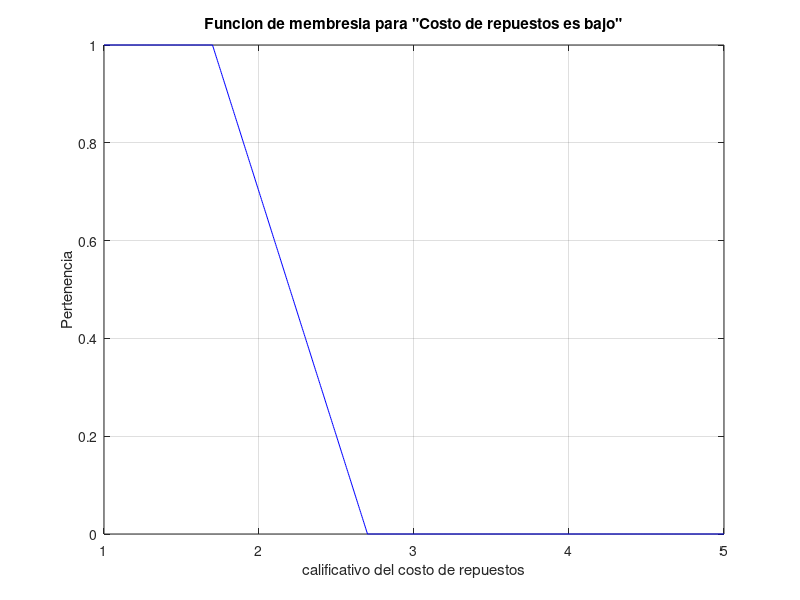
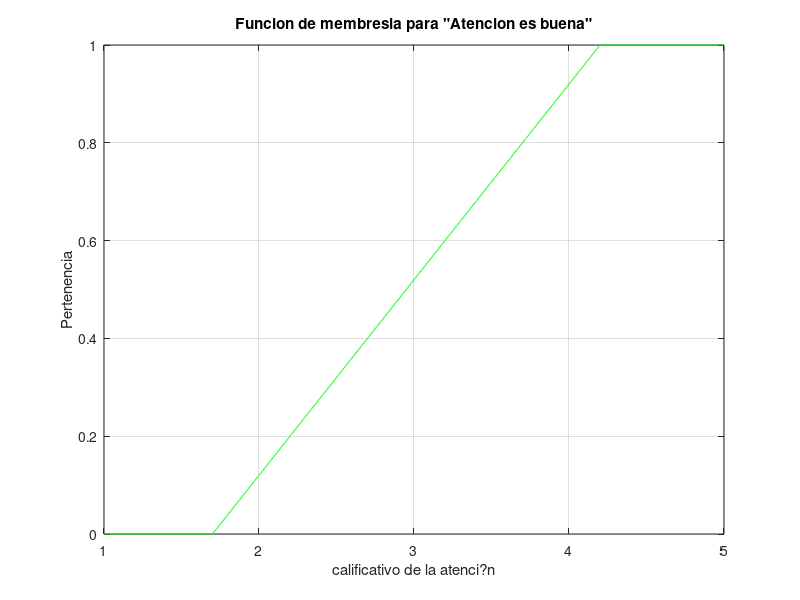
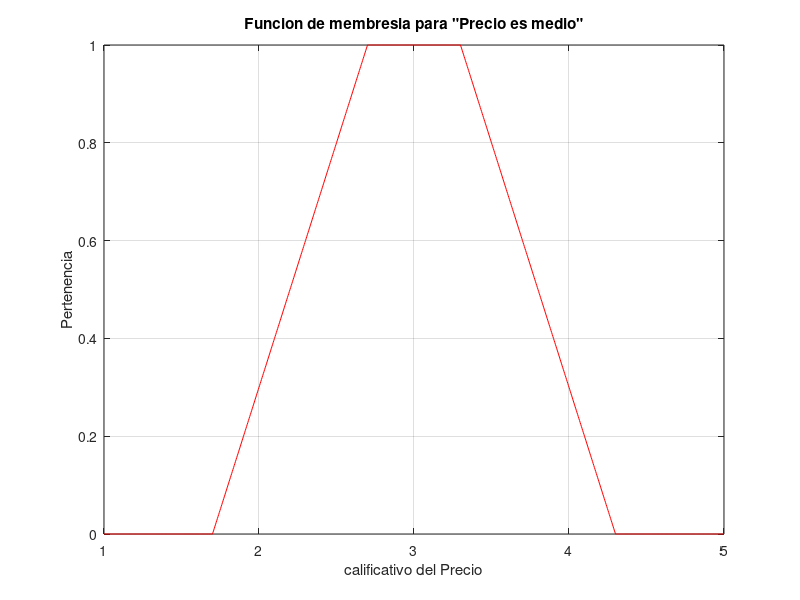

Recreate these plots in MATLAB, in order.
clear all;
close all;
clc
X=1:0.004:5;

MF1=max(min((2.7-X),1),0);
figure(1);plot(X,MF1,'b');grid on
title('Funcion de membresia para "Costo de repuestos es bajo"')
xlabel('calificativo del costo de repuestos'),ylabel('Pertenencia')

MF2=max(min((X-1.7)/(4.2-1.7),1),0);
figure(2);plot(X,MF2,'g');grid on
title('Funcion de membresia para "Atencion es buena"')
xlabel('calificativo de la atenci?n'),ylabel('Pertenencia')

MF3=max(min(min(X-1.7,4.3-X),1),0);
figure(3);plot(X,MF3,'r');grid on
title('Funcion de membresia para "Precio es medio"')
xlabel('calificativo del Precio'),ylabel('Pertenencia')

A = [MF1(X==2) MF1(X==2) MF1(X==4) MF1(X==5)]
B = [MF2(X==5) MF2(X==4) MF2(X==2) MF2(X==3)]
C = [MF3(X==3) MF3(X==2) MF3(X==3) MF3(X==5)]
Decision = min(max(A,B),C)